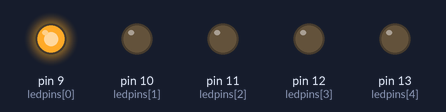
Simulated run of this sketch. Board: Arduino Uno, built with avr-gcc and run on an emulated ATmega328P. On the bench: output pins drawn as LEDs (lit = HIGH).

Above: at 0.12 s.
At 0.62 s:
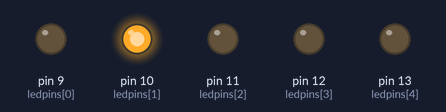
At 1.37 s:
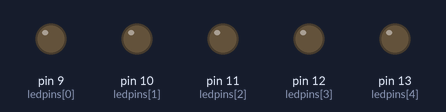
At 2.12 s:
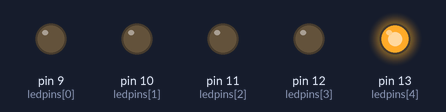
At 3.12 s:
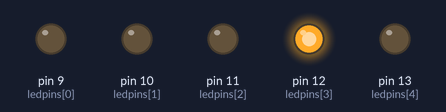
At 6.12 s:
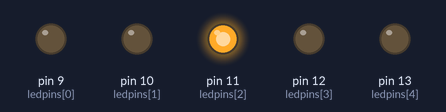
Timing chart, 0 to 6.5 s (numbered marks = the images above):
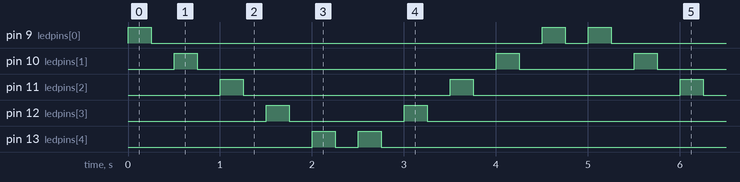

Measured:
- by itself, pin 9 (ledpins[0]): repeats every 5.0 s: LOW 4.3 s, HIGH 0.25 s, LOW 0.25 s, HIGH 0.25 s
- by itself, pin 10 (ledpins[1]): repeats every 5.0 s: LOW 3.3 s, HIGH 0.25 s, LOW 1.3 s, HIGH 0.25 s
- by itself, pin 11 (ledpins[2]): alternates HIGH for 0.25 s and LOW for 2.3 s
- by itself, pin 12 (ledpins[3]): repeats every 5.0 s: LOW 1.3 s, HIGH 0.25 s, LOW 3.3 s, HIGH 0.25 s
- by itself, pin 13 (ledpins[4]): repeats every 5.0 s: LOW 0.25 s, HIGH 0.25 s, LOW 4.3 s, HIGH 0.25 s

The sketch:

lb21.ino
```cpp
// C++ code
//
const int ledpins[]={9,10,11,12,13};
const int numleds=5;

void setup()
{
  for(int i=0;i<numleds;i++){
  pinMode(ledpins[i], OUTPUT);
}
}

void loop()
{
	  for(int i=0;i<numleds;i++){

  digitalWrite(ledpins[i], HIGH);
  delay(250);
  digitalWrite(ledpins[i], LOW);
  delay(250);
    }

  for(int i=numleds-1;i>=0;i--){

    digitalWrite(ledpins[i], HIGH);
   delay(250);
  digitalWrite(ledpins[i], LOW);


  delay(250);
          }
  }
```
